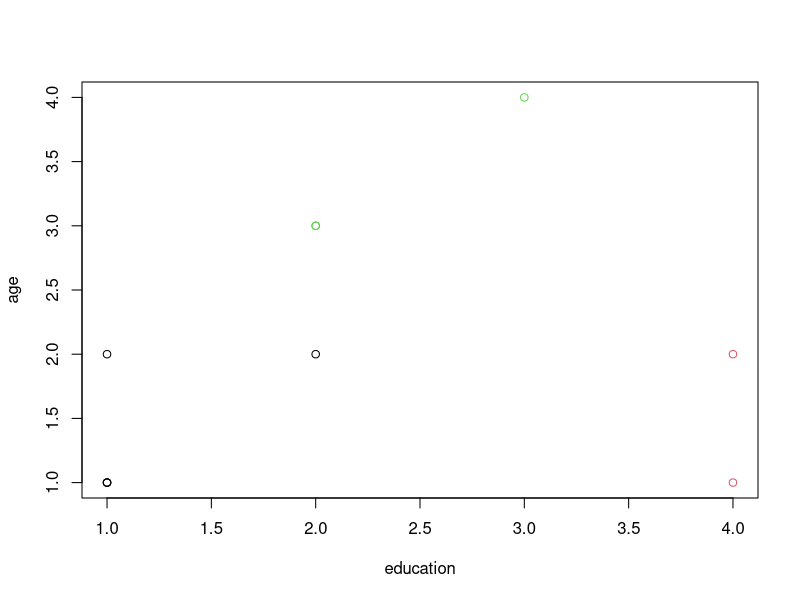
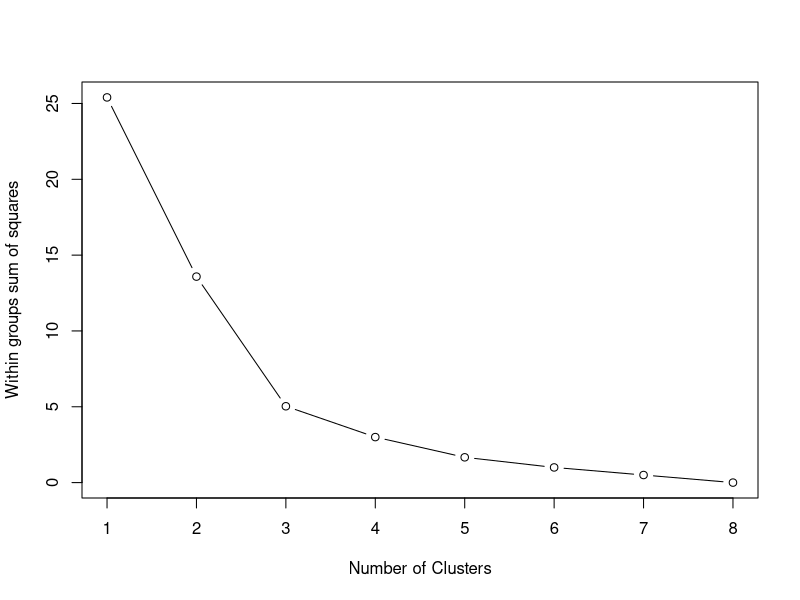

Here is the R script that generated these plots, in order:
## ---- chunk 1
gender <- c(1,0,0,1,1,0,0,1,0,1)
education <- c(1,2,1,2,3,4,4,2,1,1)
age <- c(1,2,1,3,4,2,1,3,2,1)
## ---- chunk 2
dset <- data.frame(gender,education,age)
## ---- chunk 3
# Step 1
# Randomly assign the number of clusters to 3 with 20 iterations

kmeans_dset <- kmeans(dset,3, nstart=20)

# Look at the results

kmeans_dset
summary(kmeans_dset)
table(kmeans_dset$cluster)
plot(age ~ education, data = dset, col = kmeans_dset$cluster)
## ---- chunk 4
# Step 2
# Find a better value for the number of clusters using a scree plot

#### Initialize total within sum of squares error
wss <- 0

# For 1 to 8 cluster centers - because we have 10 values
for (i in 1:8) {
  km.out <- kmeans(dset, centers = i, nstart=20)
  # Save total within sum of squares to wss variable
  wss[i] <- km.out$tot.withinss
}

# Plot total within sum of squares vs. number of clusters
plot(1:8, wss, type = "b", 
     xlab = "Number of Clusters", 
     ylab = "Within groups sum of squares")

# Set k equal to the number of clusters corresponding to the elbow location
k <- 3

